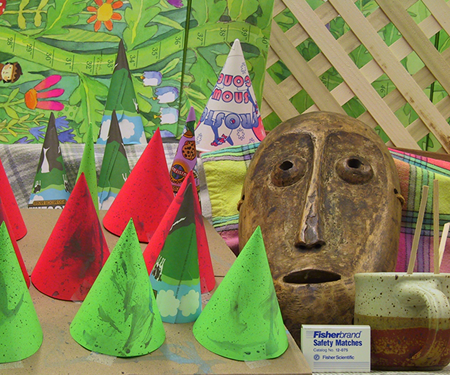
#> input picture images/cones_left.png, 450 x 375 px
$ python run_stereo.py images/cones_left.png images/cones_right.png --max-disparity 64 --out results
#> lines starting #> are read from the running program, lines starting #| are printed output that depends on the picture
### stereo_dp/matching.py
"""Scanline stereo matching with dynamic programming.

Implementation of a dense stereo method inspired by Ohta & Kanade,
"Stereo by Intra- and Inter-Scanline Search Using Dynamic Programming" (1985).

Each image row (scanline) of a rectified stereo pair is solved as a shortest
path problem on a graph whose nodes are (column, disparity) pairs:

* **Intra-scanline search** - dynamic programming along the row finds the
  disparity profile that minimises the matching cost plus a penalty for every
  change of disparity between neighbouring pixels.
* **Inter-scanline consistency** - the disparity found on the row above is used
  as a prior: choosing a different disparity on the current row costs an extra
  penalty, which removes most of the horizontal streaks typical of
  row-independent DP.

All images are expected to be rectified, so that corresponding points lie on
the same row, and the left image is used as the reference.
"""

from __future__ import annotations

import numpy as np

# Moves stored in the back-pointer table (where the path came from at column x - 1).
SAME, FROM_LOWER, FROM_HIGHER = 0, 1, 2


def matching_cost(line_left: np.ndarray, line_right: np.ndarray,
                  max_disparity: int, occlusion_cost: float) -> np.ndarray:
    """Absolute intensity difference for every (column, disparity) pair.

    Pixel ``x`` of the left row is compared with pixel ``x - d`` of the right
    row. Pairs that fall outside the right image (``x < d``) get
    ``occlusion_cost``.

    Args:
        line_left: Row of the left (reference) image, shape ``(w,)``.
        line_right: Same row of the right image, shape ``(w,)``.
        max_disparity: Number of disparities searched, ``0 .. max_disparity - 1``.
        occlusion_cost: Cost assigned to pixels without a valid match.

    Returns:
        Cost table of shape ``(w, max_disparity)``.
    """
    left = np.asarray(line_left, dtype=np.float64)
    right = np.asarray(line_right, dtype=np.float64)
    w = left.shape[0]
    cost = np.full((w, max_disparity), float(occlusion_cost))

    for d in range(min(max_disparity, w)):
        cost[d:, d] = np.abs(left[d:] - right[:w - d])

    return cost


def inter_scanline_penalty(cost: np.ndarray, previous_disparity: np.ndarray,
                           penalty: float) -> np.ndarray:
    """Add a vertical smoothness penalty based on the row above.

    Every disparity that differs from the one chosen at the same column on the
    previous scanline costs ``penalty`` more.

    Args:
        cost: Cost table ``(w, max_disparity)`` of the current row.
        previous_disparity: Disparities of the previous row, shape ``(w,)``.
        penalty: Vertical penalty ``P_v``. ``0`` disables the term.

    Returns:
        A new cost table (the input is not modified).
    """
    if penalty == 0:
        return cost.copy()

    w, max_disparity = cost.shape
    prev = np.clip(np.asarray(previous_disparity, dtype=np.int64), 0, max_disparity - 1)
    out = cost + penalty
    out[np.arange(w), prev] -= penalty
    return out


def aggregate_scanline(cost: np.ndarray, penalty: float) -> tuple[np.ndarray, np.ndarray]:
    """Dynamic programming along one scanline (forward pass).

    The accumulated cost of reaching disparity ``d`` at column ``x`` is::

        C(x, d) = cost(x, d) + min(C(x-1, d),
                                   C(x-1, d-1) + P,
                                   C(x-1, d+1) + P)

    so the disparity can change by at most one level between neighbouring
    pixels, and each change costs ``P``. On ties the path keeps the same
    disparity.

    Args:
        cost: Cost table ``(w, max_disparity)``.
        penalty: Horizontal smoothness penalty ``P_h``.

    Returns:
        ``(accumulated, back_pointers)``, both of shape ``(w, max_disparity)``.
        Back-pointers hold ``SAME``, ``FROM_LOWER`` (came from ``d - 1``) or
        ``FROM_HIGHER`` (came from ``d + 1``).
    """
    w, max_disparity = cost.shape
    accumulated = np.empty_like(cost, dtype=np.float64)
    back = np.zeros((w, max_disparity), dtype=np.uint8)
    candidates = np.empty((3, max_disparity))

    accumulated[0] = cost[0]
    for x in range(1, w):
        prev = accumulated[x - 1]
        candidates[SAME] = prev
        candidates[FROM_LOWER, 0] = np.inf
        candidates[FROM_LOWER, 1:] = prev[:-1] + penalty
        candidates[FROM_HIGHER, -1] = np.inf
        candidates[FROM_HIGHER, :-1] = prev[1:] + penalty

        choice = np.argmin(candidates, axis=0)  # first minimum -> SAME wins ties
        back[x] = choice
        accumulated[x] = cost[x] + candidates[choice, np.arange(max_disparity)]

    return accumulated, back


def backtrack(accumulated: np.ndarray, back: np.ndarray) -> np.ndarray:
    """Recover the optimal disparity path from the back-pointer table.

    Args:
        accumulated: Accumulated costs from :func:`aggregate_scanline`.
        back: Back-pointers from :func:`aggregate_scanline`.

    Returns:
        Disparity of every column of the row, shape ``(w,)``, dtype ``int``.
    """
    w = accumulated.shape[0]
    disparity = np.zeros(w, dtype=np.int64)
    d = int(np.argmin(accumulated[-1]))

    for x in range(w - 1, -1, -1):
        disparity[x] = d
        move = back[x, d]
        if move == FROM_LOWER:
            d -= 1
        elif move == FROM_HIGHER:
            d += 1

    return disparity


def disparity_dp(img_left: np.ndarray, img_right: np.ndarray, max_disparity: int = 64,
                 p_horizontal: float = 25.0, p_vertical: float = 3.0,
                 occlusion_cost: float = 25.0) -> np.ndarray:
    """Dense disparity map with intra- and inter-scanline dynamic programming.

    Args:
        img_left: Rectified left (reference) image, grayscale ``(h, w)``.
        img_right: Rectified right image, grayscale ``(h, w)``.
        max_disparity: Number of disparity levels searched.
        p_horizontal: Penalty for a disparity change between horizontal neighbours.
        p_vertical: Penalty for differing from the row above. ``0`` gives plain
            row-by-row DP.
        occlusion_cost: Cost of pixels whose match would fall outside the image.

    Returns:
        Disparity map ``(h, w)``, dtype ``uint16``, values in ``[0, max_disparity)``.
    """
    left = _as_gray(img_left)
    right = _as_gray(img_right)
    if left.shape != right.shape:
        raise ValueError(f"Images must have the same shape, got {left.shape} and {right.shape}")
    if max_disparity < 1:
        raise ValueError("max_disparity must be >= 1")

    h, w = left.shape
    disparity = np.zeros((h, w), dtype=np.uint16)

    for y in range(h):
        cost = matching_cost(left[y], right[y], max_disparity, occlusion_cost)
        if y > 0 and p_vertical:
            cost = inter_scanline_penalty(cost, disparity[y - 1], p_vertical)
        accumulated, back = aggregate_scanline(cost, p_horizontal)
        disparity[y] = backtrack(accumulated, back)

    return disparity


def _as_gray(img: np.ndarray) -> np.ndarray:
    img = np.asarray(img)
    if img.ndim == 3:
        # BGR/RGB -> luminance without depending on OpenCV
        img = img[..., :3].astype(np.float64) @ np.array([0.114, 0.587, 0.299])
    if img.ndim != 2:
        raise ValueError("Expected a grayscale (h, w) or color (h, w, 3) image")
    return img.astype(np.float64)

### stereo_dp/visualization.py
"""Plotting helpers for disparity maps."""

from __future__ import annotations

import matplotlib.pyplot as plt
import numpy as np


# [14 lines left out: function show_epipolar_lines, not called in this run]


def compare_disparity_maps(maps: dict[str, np.ndarray], cmap: str = "jet", shared_scale: bool = True):
    """Plot several disparity maps next to each other, each with a colour bar.

    Args:
        maps: ``{title: disparity_map}``. NaN pixels (invalid) are left blank.
        shared_scale: Use the same colour range for every map, so colours are comparable.
    """
    vmin = vmax = None
    if shared_scale:
        vmin = min(np.nanmin(m) for m in maps.values())
        vmax = max(np.nanmax(m) for m in maps.values())
    fig, axes = plt.subplots(1, len(maps), figsize=(5 * len(maps), 4.5), squeeze=False)
    for ax, (title, disparity) in zip(axes[0], maps.items()):
        im = ax.imshow(disparity, cmap=cmap, vmin=vmin, vmax=vmax)
        ax.set_title(title)
        ax.axis("off")
        fig.colorbar(im, ax=ax, fraction=0.046, pad=0.04)
    fig.tight_layout()
    return fig


def plot_disparity_surface(disparity: np.ndarray, step: int = 3,
                           elev: float = 80, azim: float = 300):
    """3D surface of a disparity map (subsampled every ``step`` pixels)."""
    reduced = disparity[::step, ::step].astype(float)
    h, w = reduced.shape
    x, y = np.meshgrid(np.arange(w), np.arange(h))

    fig = plt.figure(figsize=(12, 8))
    ax = fig.add_subplot(111, projection="3d")
    surface = ax.plot_surface(x, y, reduced, cmap="jet", edgecolor="none", linewidth=0)
    ax.set_title("Disparity surface")
    ax.set_xlabel("x (columns)")
    ax.set_ylabel("y (rows)")
    ax.set_zlabel("Disparity")
    ax.invert_yaxis()
    ax.view_init(elev=elev, azim=azim)
    fig.colorbar(surface, shrink=0.5, aspect=5, label="Disparity")
    return fig

### run_stereo.py
"""Compute a disparity map from a rectified stereo pair.

Example:
    python run_stereo.py images/cones_left.png images/cones_right.png --max-disparity 64 --out results
"""

from __future__ import annotations

import argparse
import time
from pathlib import Path

import cv2
import matplotlib

matplotlib.use("Agg")
import matplotlib.pyplot as plt  # noqa: E402

from stereo_dp import disparity_dp  # noqa: E402
from stereo_dp.visualization import compare_disparity_maps, plot_disparity_surface  # noqa: E402


def parse_args() -> argparse.Namespace:
    parser = argparse.ArgumentParser(description=__doc__, formatter_class=argparse.RawDescriptionHelpFormatter)
    parser.add_argument("left", type=Path, help="rectified left image")
    parser.add_argument("right", type=Path, help="rectified right image")
    parser.add_argument("--max-disparity", type=int, default=64, help="number of disparity levels (default: 64)")
    parser.add_argument("--p-h", type=float, default=25.0, help="horizontal smoothness penalty (default: 25)")
    parser.add_argument("--p-v", type=float, default=3.0, help="inter-scanline penalty (default: 3)")
    parser.add_argument("--occlusion", type=float, default=25.0, help="occlusion cost (default: 25)")
    parser.add_argument("--out", type=Path, default=Path("results"), help="output directory (default: results)")
    parser.add_argument("--sgbm", action="store_true", help="also compute OpenCV StereoSGBM for comparison")
    return parser.parse_args()


def main() -> None:
    args = parse_args()
    left = cv2.imread(str(args.left), cv2.IMREAD_GRAYSCALE)
#> left: shape (375, 450); min 0, max 235, mean 125
    right = cv2.imread(str(args.right), cv2.IMREAD_GRAYSCALE)
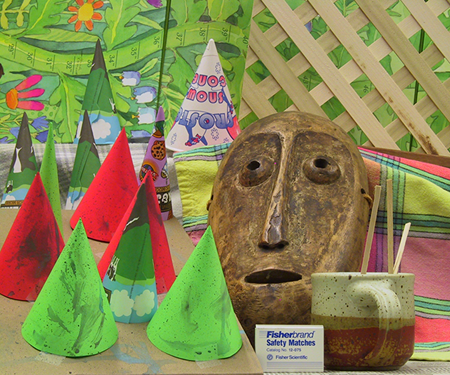
#> input picture images/cones_right.png, 450 x 375 px
#> right: shape (375, 450); min 0, max 243, mean 128.4
    if left is None or right is None:
        raise SystemExit("Could not read the input images")
    args.out.mkdir(parents=True, exist_ok=True)

    params = dict(max_disparity=args.max_disparity, p_horizontal=args.p_h, occlusion_cost=args.occlusion)

    t0 = time.perf_counter()
    without_is = disparity_dp(left, right, p_vertical=0, **params)
#> the loop in disparity_dp, `for y in range(h):` made 375 passes
#> pass 1, in disparity_dp, `accumulated, back = aggregate_scanline(cost, p_horizontal)`:
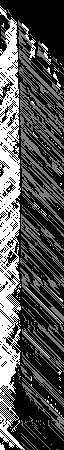
#> back: shape (450, 64); min 0, max 2, mean 0.633; drawn with min black and max white
#> after the loop in disparity_dp, `for y in range(h):`:
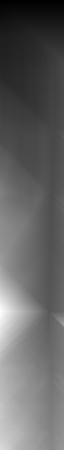
#> accumulated: shape (450, 64) float64; min 14, max 5840, mean 2302.1; drawn with min black and max white
#> after the loop in disparity_dp, `for y in range(h):`:
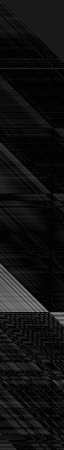
#> cost: shape (450, 64) float64; min 0, max 140, mean 17.3
#> after the loop in disparity_dp, `for y in range(h):`:
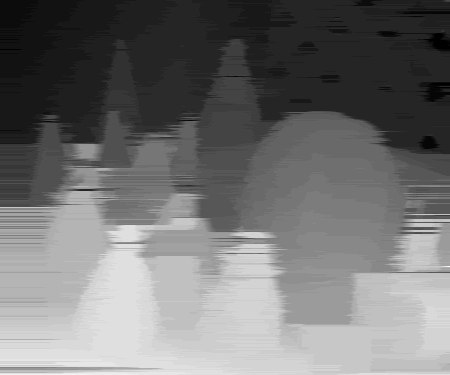
#> disparity: shape (375, 450) uint16; min 15, max 56, mean 33.4; drawn with min black and max white
    t1 = time.perf_counter()
    with_is = disparity_dp(left, right, p_vertical=args.p_v, **params)
#> the loop in disparity_dp (call 2), `for y in range(h):` made 375 passes
    t2 = time.perf_counter()
    print(f"Intra-scanline DP:           {t1 - t0:.2f} s")
    print(f"Intra + inter-scanline DP:   {t2 - t1:.2f} s")

    # Raw disparities scaled to 0-255 for viewing
    scale = 255.0 / max(args.max_disparity - 1, 1)
    cv2.imwrite(str(args.out / "disparity_dp.png"), (with_is * scale).astype("uint8"))
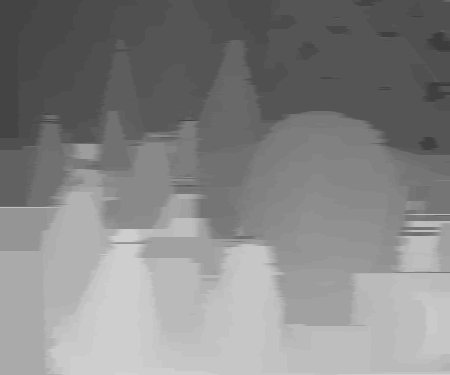
#> saved as disparity_dp.png: shape (375, 450); min 60, max 210, mean 133.3

    maps = {"Intra-scanline only": without_is, "Intra + inter-scanline": with_is}
    if args.sgbm:
        num = ((args.max_disparity + 15) // 16) * 16
        sgbm = cv2.StereoSGBM.create(minDisparity=0, numDisparities=num, blockSize=5,
                                     P1=8 * 25, P2=32 * 25, uniquenessRatio=10, disp12MaxDiff=1)
        sgbm_disp = sgbm.compute(left, right).astype("float32") / 16.0
        sgbm_disp[sgbm_disp < 0] = float("nan")  # pixels without a valid match
        maps["OpenCV StereoSGBM"] = sgbm_disp

    compare_disparity_maps(maps).savefig(args.out / "comparison.png", dpi=150, bbox_inches="tight")
#> the loop in compare_disparity_maps, `for ax, (title, disparity) in zip(axes[0], maps.items()):` made 2 passes
#> title on passes 1 to 2: 'Intra-scanline only', 'Intra + inter-scanline'
    plot_disparity_surface(with_is).savefig(args.out / "surface_3d.png", dpi=150, bbox_inches="tight")
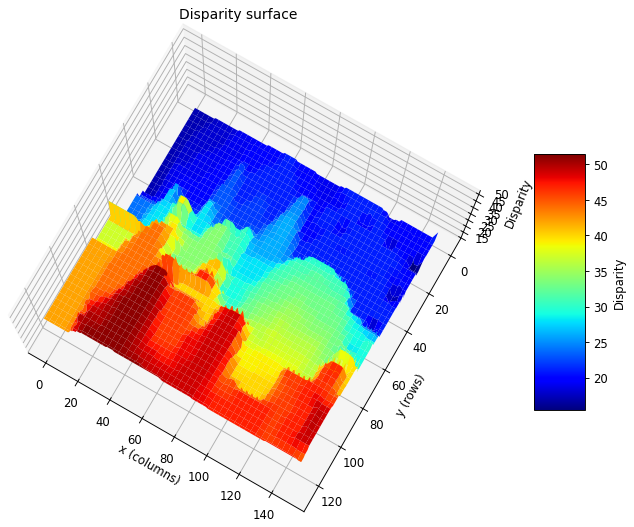
#> figure drawn by matplotlib, 2 panels
    plt.close("all")
    print(f"Results saved to {args.out}/")


if __name__ == "__main__":
    main()
